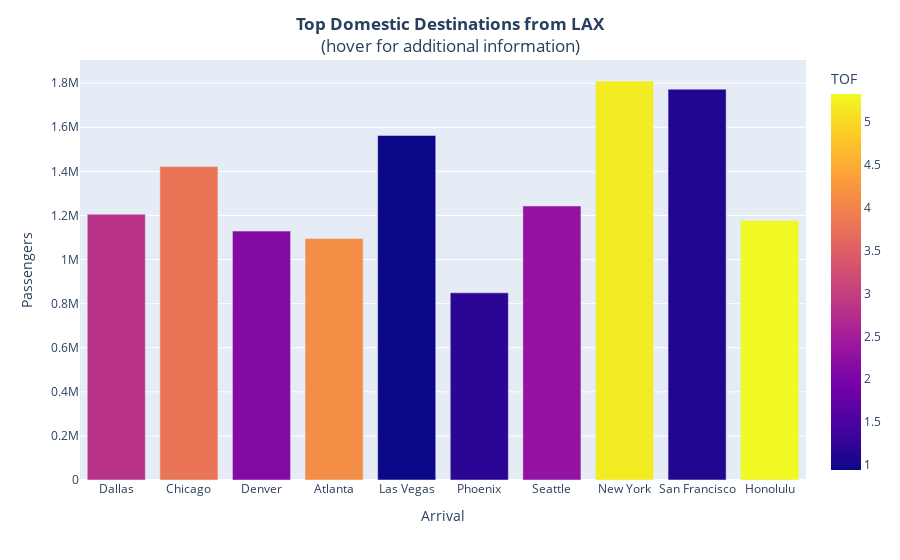

Source (notebook cell):
### Code cell
#Display findings on potential domestic routes from LAX

graph = px.scatter_geo(dom, lat = dom['Latitude '], lon = dom['Longitude '], color = 'Passengers', size = 'TOF', hover_data = ['Arrival', 'Passengers', 'TOF'])

graph.update_layout(
    title = {
        'text':'<b>Top Domestic Destinations from LAX</b><br>(hover for additional information)',
        'xanchor':'center',
        'yanchor':'top',
        'x':0.5
    },
    geo_scope = 'usa'
)

graph.show()

print('\n')

graph = px.bar(dom1, x = 'Arrival', y = 'Passengers', color = 'TOF')

graph.update_layout(
    title = {
        'text':'<b>Top Domestic Destinations from LAX</b><br>(hover for additional information)',
        'xanchor':'center',
        'yanchor':'top',
        'x':0.5
    }
)

### Figure 1 — Plotly figure (JSON) as saved in the notebook; plotly's stock layout.template omitted (floating-point values rounded to 4 significant figures)
{"data": [{"alignmentgroup": "True", "hovertemplate": "Arrival=%{x}<br>Passengers=%{y}<br>TOF=%{marker.color}<extra></extra>", "legendgroup": "", "marker": {"color": [2.83, 3.8, 2.12, 4.12, 0.94, 1.2, 2.3, 5.19, 1.13, 5.33], "coloraxis": "coloraxis"}, "name": "", "offsetgroup": "", "orientation": "v", "showlegend": false, "textposition": "auto", "type": "bar", "x": ["Dallas", "Chicago", "Denver", "Atlanta", "Las Vegas", "Phoenix", "Seattle", "New York", "San Francisco", "Honolulu"], "xaxis": "x", "y": [1206000, 1422000, 1129000, 1095000, 1563000, 849000, 1243000, 1810000, 1773000, 1177000], "yaxis": "y"}], "layout": {"barmode": "relative", "coloraxis": {"colorbar": {"title": {"text": "TOF"}}, "colorscale": [[0, "#0d0887"], [0.1111, "#46039f"], [0.2222, "#7201a8"], [0.3333, "#9c179e"], [0.4444, "#bd3786"], [0.5556, "#d8576b"], [0.6667, "#ed7953"], [0.7778, "#fb9f3a"], [0.8889, "#fdca26"], [1, "#f0f921"]]}, "legend": {"tracegroupgap": 0}, "margin": {"t": 60}, "title": {"text": "<b>Top Domestic Destinations from LAX</b><br>(hover for additional information)", "x": 0.5, "xanchor": "center", "yanchor": "top"}, "xaxis": {"anchor": "y", "domain": [0, 1], "title": {"text": "Arrival"}}, "yaxis": {"anchor": "x", "domain": [0, 1], "title": {"text": "Passengers"}}}}
